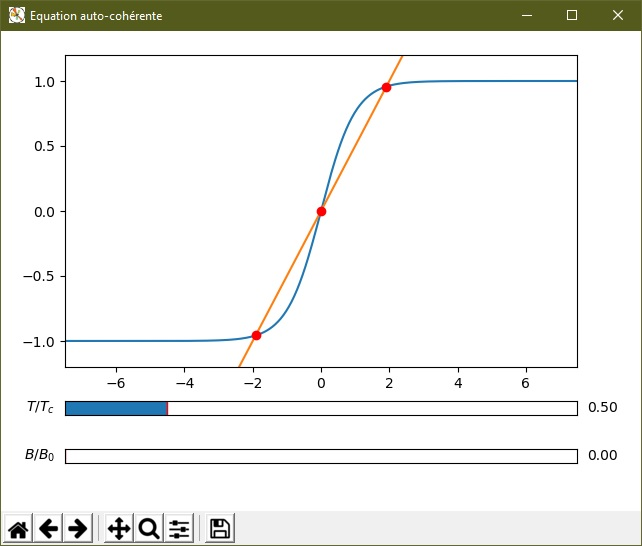

The Python source for this figure:
"""
Martouzet Grégoire - gregoire.martouzet@ens-paris-saclay.fr

----------------------------------------

Résolution de l'équation auto-cohérente en champ moyen pour différentes températures et différents champs magnétiques
 
Equation auto-cohérente (cf DIU - Physique statistique):
tanh(x) = T/Tc*x - B/B0

  avec:
	x = M/M_inf
	M_inf = N*g*nu_b/(2*V)
	Tc = température critique
	B0 = -g*mu_b/(2*k*Tc)

"""

import matplotlib.pyplot as plt
import numpy as np
from matplotlib.widgets import Slider

""" ----- Paramètres ----- """
N = 1000 # Nombre de point à calculer

temperature = np.linspace(0.25,1.75, 100)

x = np.linspace(-20, 20, N)

""" ---------- """

# Fonction pour le champ moyen
def fct1(x):
	return np.tanh(x)
	
def fct2(x, t, b):
	return t*x - b

# Fonction cohérente par défaut
y1= fct1(x)

# recherche des solutions de l'équation auto-cohérente
def search_and_append(y1, y2, t, T, M, X):
	y = y1-y2
	
	y3 = np.roll(y, 1)
	y3[0] = y[0]
	
	y3 *= y
	
	for i in range(len(y2)-1):
		if y3[i]<0:
			A = abs(y[i-1]/y[i])
			x_p = (A*x[i]+x[i-1])/(1+A)
			
			M.append( fct1(x_p) )
			T.append( t )
			X.append( x_p )
	
""" ----- fonctions de mise à jour des graphiques (uniquement dans le cas de champ moyen)----- """		

# MAJ lors d'une modification de B ou T
def update_graph(val):
	param_t = sT.val
	param_B = sB.val
	
	# détermination de la nouvelle fonction auto-cohérente
	y2 = fct2(x, param_t, param_B)
	
	l.set_ydata( y2 )
	
	T = []
	M = []
	X = []
	
	# recherche des solutions
	search_and_append(y1, y2, param_t, T, M, X)
	
	l2.set_data(X, M)
	
	
""" Résolution graphique de l'équation (avec Slider) """ 
plt.gcf().canvas.set_window_title('Equation auto-cohérente')

axG = plt.axes([0.1, 0.3, 0.8, 0.65])

axG.axis([-7.5,7.5,-1.2,1.2])
	
y1 = fct1(x)
y2 = fct2(x, 0.5, 0.0)
	
# Tracer des deux fonctions à égaliser
axG.plot(x, y1)
l, = axG.plot(x, y2)
	
# Recherche de solutions
T = []
M = []
X = []
search_and_append(y1, y2, 0.5, T, M, X)
	
# Petit ronds rouges au niveau des solutions
l2, = axG.plot(X, M, 'or')

# Slider pour T et B
axT = plt.axes([0.1, 0.2, 0.8, 0.03])
sT = Slider(axT, '$T/T_c$', 0.25, 1.5, valinit=0.5)
sT.on_changed(update_graph)

axB = plt.axes([0.1, 0.1, 0.8, 0.03])
sB = Slider(axB, '$B/B_0$', 0, 0.05, valinit=0)
sB.on_changed(update_graph)

plt.show()
